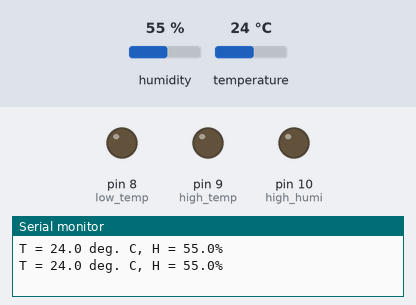
A sketch run on a simulated Arduino Uno, built with avr-gcc and run on an emulated ATmega328P. Parts: output pins drawn as LEDs (lit = HIGH), the last lines printed to the serial monitor. The inputs (shaded band) are chosen by the test bench; at power-on: humidity 55 %, temperature 24 °C.

Above: at 6.8 s.
6.9 s: humidity set to 74 %
11.4 s: humidity set to 77 %
At 12.7 s:
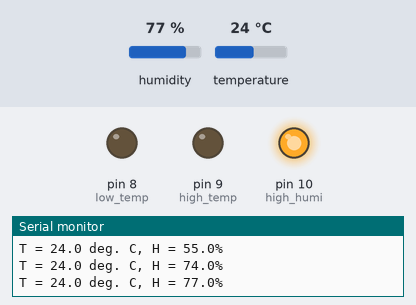
15.9 s: temperature set to 18.3 °C
20.4 s: temperature set to 17 °C
At 22.1 s:
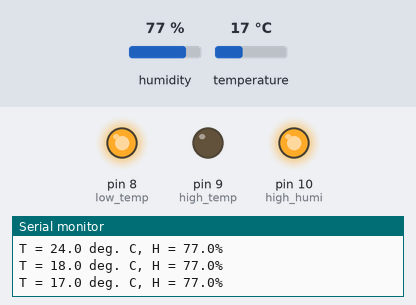
24.9 s: humidity set to 22 %
At 27.9 s:
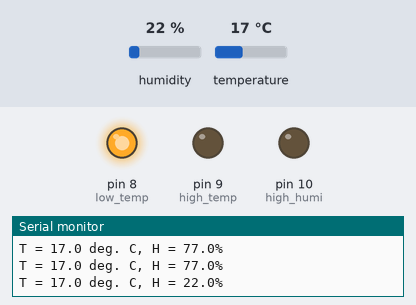
29.4 s: temperature set to 28 °C
At 31.4 s:
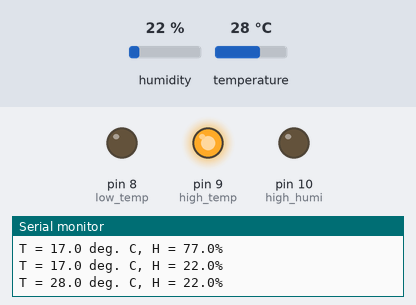
Timing chart, 0 to 32.9 s (numbered marks = the images above; inputs shaded):
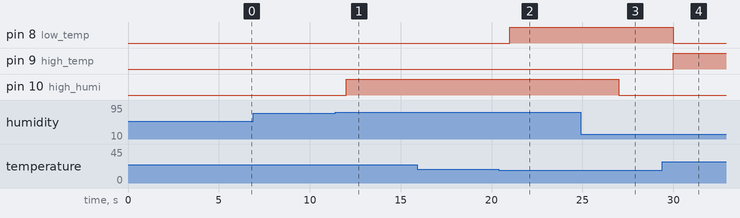

Measured:
- the behaviour switches between 75 and 76 % on humidity (found by bisection; images 0 and 1)
- the behaviour switches between 17.5 and 17.4 °C on temperature (found by bisection; images 1 and 2)
- after the input at 11.4 s, pin 10 (high_humi): LOW → HIGH after 0.61 s
- after the input at 20.4 s, pin 8 (low_temp): LOW → HIGH after 0.61 s
- after the input at 24.9 s, pin 10 (high_humi): HIGH → LOW after 2.1 s
- after the input at 29.4 s, pin 8 (low_temp): HIGH → LOW after 0.61 s; pin 9 (high_temp): LOW → HIGH after 0.61 s

The sketch:

sketch_temp_sensor.ino
```cpp
#include <dht_nonblocking.h>
#define DHT_SENSOR_TYPE DHT_TYPE_11

static const int DHT_SENSOR_PIN = 3;
int low_temp = 8;
int high_temp = 9;
int high_humi = 10;

DHT_nonblocking dht_sensor( DHT_SENSOR_PIN, DHT_SENSOR_TYPE );


/*
 * Initialize the serial port.
 */
void setup( )
{
  Serial.begin( 9600);
  pinMode(low_temp, OUTPUT);
  pinMode(high_temp, OUTPUT);
  pinMode(high_humi, OUTPUT);

}


/*
 * Poll for a measurement, keeping the state machine alive.  Returns
 * true if a measurement is available.
 */
static bool measure_environment( float *temperature, float *humidity )
{
  static unsigned long measurement_timestamp = millis( );

  /* Measure once every four seconds. */
  if( millis( ) - measurement_timestamp > 3000ul )
  {
    if( dht_sensor.measure( temperature, humidity ) == true )
    {
      measurement_timestamp = millis( );
      return( true );
    }
  }

  return( false );
}


/*
 * Main program loop.
 */
void loop( )
{
  float temperature;
  float humidity;

  /* Measure temperature and humidity.  If the functions returns
     true, then a measurement is available. */
  if( measure_environment( &temperature, &humidity ) == true )
  {
    Serial.print( "T = " );
    Serial.print( temperature, 1 );
    Serial.print( " deg. C, H = " );
    Serial.print( humidity, 1 );
    Serial.println( "%" );
    if(temperature<18.0){
      digitalWrite(low_temp, HIGH);
    }
    else {digitalWrite(low_temp, LOW);}
    if(temperature>25.0){
      digitalWrite(high_temp, HIGH);
    }
    else {digitalWrite(high_temp, LOW);}
    if(humidity>75.0){
      digitalWrite(high_humi, HIGH);
    }
    else {digitalWrite(high_humi, LOW);}

  }
}
```
